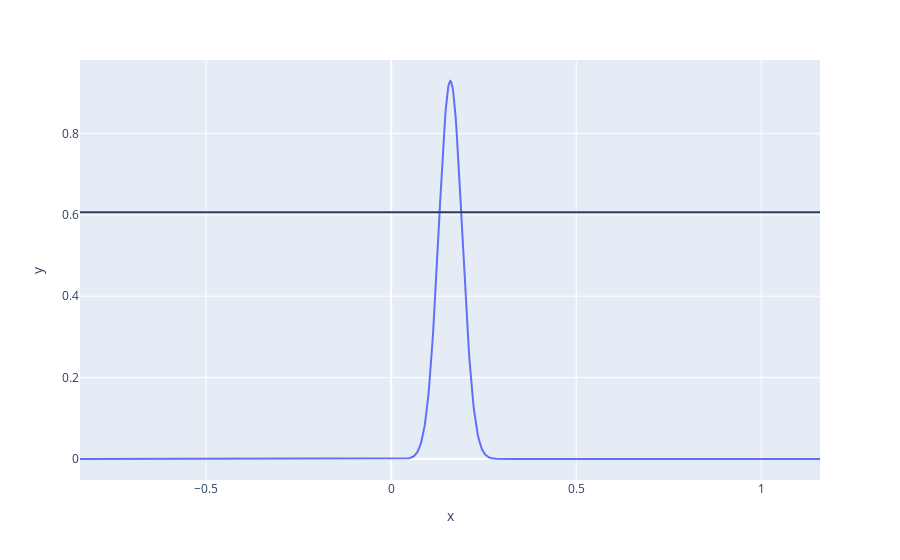

This figure's notebook cell:
### Code cell
fig = px.line(x=A, y=np.exp(-X/(2* max(Chi))))
fig.add_hline(y=0.606)
fig.show()

### Figure 1 — Plotly figure (JSON) as saved in the notebook; plotly's stock layout.template omitted (floating-point values rounded to 4 significant figures; data arrays with more than 128 entries replaced by an {"elided": "..."} marker saying what was removed)
{"data": [{"hovertemplate": "x=%{x}<br>y=%{y}<extra></extra>", "legendgroup": "", "line": {"color": "#636efa", "dash": "solid"}, "marker": {"symbol": "circle"}, "mode": "lines", "name": "", "orientation": "v", "showlegend": false, "type": "scatter", "x": {"elided": "1000 float values"}, "xaxis": "x", "y": {"elided": "1000 float values"}, "yaxis": "y"}], "layout": {"legend": {"tracegroupgap": 0}, "margin": {"t": 60}, "shapes": [{"type": "line", "x0": 0, "x1": 1, "xref": "x domain", "y0": 0.606, "y1": 0.606, "yref": "y"}], "xaxis": {"anchor": "y", "domain": [0, 1], "title": {"text": "x"}}, "yaxis": {"anchor": "x", "domain": [0, 1], "title": {"text": "y"}}}}
